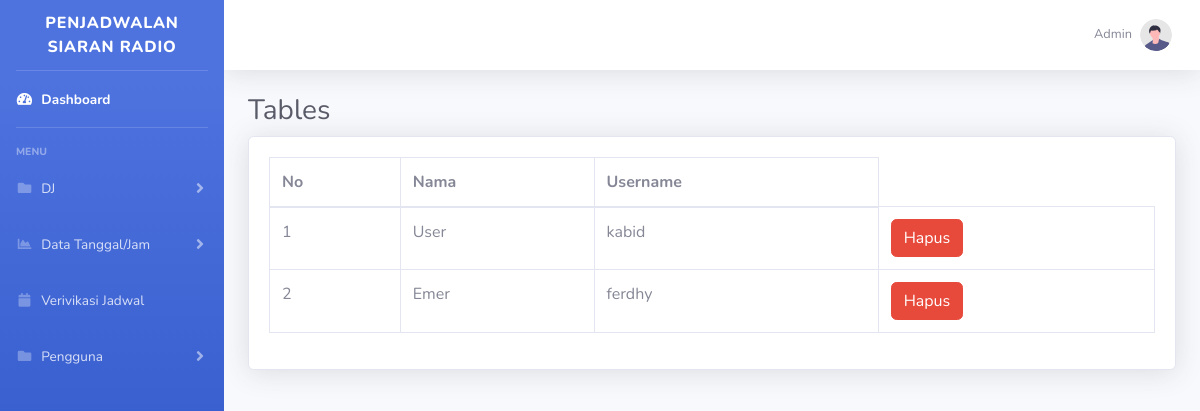
The app's page /Admin/tampil_user.php (signed in) with its own data.
### tables this page shows
CREATE TABLE `users` (
  `id` int(11) NOT NULL,
  `nama` varchar(20) NOT NULL,
  `username` varchar(50) NOT NULL,
  `password` varchar(255) NOT NULL
);

### Admin/tampil_user.php (the view, shortened to what this page needs)
<?php
        include 'sidebar.php';
?>
                <div class="container-fluid">
                    <h1 class="h3 mb-2 text-gray-800">Tables</h1>
                    <div class="card shadow mb-4">
                        <div class="card-body">
                            <div class="table-responsive">
                            <table class="table table-bordered" id="dataTable" width="100%" cellspacing="0">
                                    <thead>
                                        <tr>
                                            <th>No</th>
                                            <th>Nama</th>
                                            <th>Username</th>
                                        </tr>
                                    </thead>
                                    <tbody>
                                        <?php
                                        include 'koneksi.php';
                                        $query = $conn->query("SELECT * FROM users");
                                        $no = 1;
                                        while ($tampil = $query->fetch_assoc()) {
                                        ?>
                                        <tr>
                                            <td><?php echo $no++ ?></td>
                                            <td><?php echo $tampil["nama"] ?></td>
                                            <td><?php echo $tampil["username"] ?></td>
                                            <td><a class="btn btn-danger" href="?delete_id=<?php echo $tampil['id'] ?>" onclick="return confirm('Apakah Anda yakin ingin menghapus data ini?')">Hapus</a></td>
                                        </tr>
                                        <?php } ?>
                                    </tbody>
                                </table>
                            </div>
                        </div>
                    </div>
                </div>
            </div>
        </div>
    </div>
</body>
</html>

### records on screen
users: nama "User", username "kabid"
users: nama "Emer", username "ferdhy"
